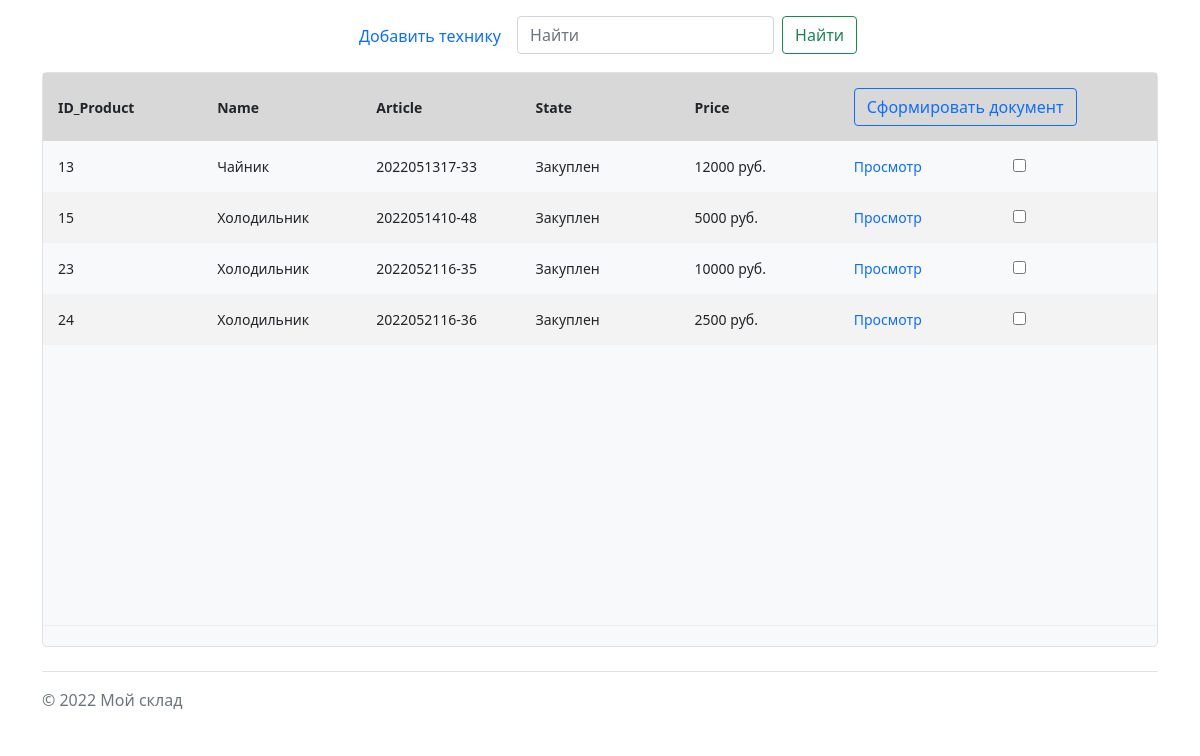
The page / on the database its author committed.
### firstapp/models.py (models this page shows)
class Product(models.Model):
    name = models.CharField(max_length=15)
    article = models.CharField(max_length=13)
    state = models.CharField(max_length=13)
    price = models.IntegerField()
    description = models.TextField(max_length=1500)
    image = models.BinaryField()

### firstapp/views.py (the view)
# urls.py: path('', views.index),
def index(request):
    products = Product.objects.all()
    return TemplateResponse(request, "firstapp/main.html", {"products": products})

### templates/firstapp/main.html (shortened to what this page needs)
<!DOCTYPE html>
{% load static %}
<html lang="ru">
<head>
    <link rel="stylesheet" href="https://cdn.jsdelivr.net/npm/bootstrap@5.1.3/dist/css/bootstrap.min.css">
    <link rel="stylesheet" href="{% static "css/myStyle.css" %}">
</head>
<body>
    <div class="container">
        <header class="d-flex justify-content-center py-3">
            <ul class="nav nav-pills">
                <li class="nav-item"><a href="add/" class="nav-link">Добавить технику</a></li>
                <li>
                    <form class="d-flex" method="GET" action="/find/">
                        <input class="form-control me-2" type="search" placeholder="Найти" name="name" aria-label="Найти">
                        <button class="btn btn-outline-success" type="submit">Найти</button>
                    </form>
                </li>
            </ul>
        </header>
        <div class="main-content">
            <div class="d-grid gap-3">
                <div class="bg-light border rounded-3">
                    <div class="scroll-table">
                        <form method="Get" action="/document/">
                        <table>
                            <thead>
                                <tr>
                                    <th>ID_Product</th>
                                    <th>Name</th>
                                    <th>Article</th>
                                    <th>State</th>
                                    <th>Price</th>
                                    <th colspan="2"><button type="submit" class="btn btn-outline-primary" name="get-id">Сформировать документ</button></th>
                                </tr>
                            </thead>
                        </table>
                        <div class="scroll-table-body">
                            {% if products.count > 0 %}
                                <table>
                                    <tbody>
                                        {% for product in products%}
                                            <tr>
                                                <td>{{ product.id }}</td>
                                                <td>{{ product.name }}</td>
                                                <td>{{ product.article }}</td>
                                                <td>{{ product.state }}</td>
                                                <td>{{ product.price }} руб.</td>
                                                <td><a href="edit/{{ product.id }}" class="btn-view"> Просмотр </a></td>
                                                <td><input type="checkbox" name="checkbox-id" value="{{ product.id }}"></td>
                                            </tr>
                                        {% endfor %}
                                    </tbody>
                                </table>
                            {% endif %}
                        </div>
                        </form>
                    </div>
                </div>
            </div>
        </div>
        <footer class="d-flex flex-wrap justify-content-between align-items-center py-3 my-4 border-top">
            <div class="col-md-4 d-flex align-items-center">
                <span class="text-muted">© 2022 Мой склад</span>
            </div>
        </footer>
    </div>
</body>
</html>

### static/css/myStyle.css (style rules this page uses)
.scroll-table-body { height: 485px; overflow-x: auto; margin-top: 0; margin-bottom: 20px; border-bottom: 1px solid #eee; }
.scroll-table table { width:100%; table-layout: fixed; border: none; }
.scroll-table thead th { font-weight: bold; text-align: left; border: none; padding: 15px 15px; background: #d8d8d8; font-size: 14px; }
.scroll-table tbody td { text-align: left; border: none; padding: 15px 15px; font-size: 14px; vertical-align: top; }
.scroll-table tbody tr:nth-child(even) { background: #f3f3f3; }
.btn-view { text-decoration: none; }

### rows shown on the page
Product: id "13", name "Чайник", article "2022051317-33", state "Закуплен", price "12000"
Product: id "15", name "Холодильник", article "2022051410-48", state "Закуплен", price "5000"
Product: id "23", name "Холодильник", article "2022052116-35", state "Закуплен", price "10000"
Product: id "24", name "Холодильник", article "2022052116-36", state "Закуплен", price "2500"
